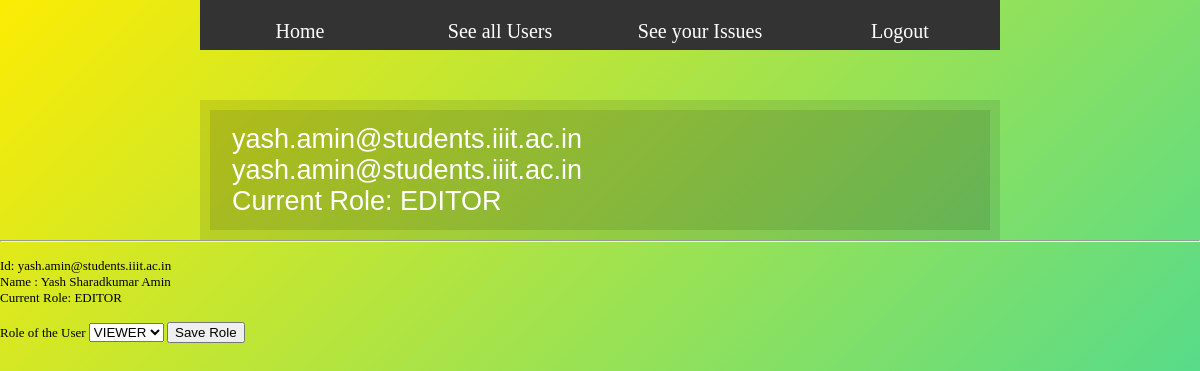
Page /changerole/1 (signed in) on the committed database.
### app.py (models this page shows, shortened)
class USERS(db.Model):
	id = db.Column(db.Integer, primary_key=True)
	username = db.Column(db.String(100), nullable=True)
	Name = db.Column(db.String(100), nullable=True)
	role = db.Column(db.String(50), nullable=True)

### app.py (the view)
@app.route('/changerole/<int:id>', methods = ['GET','POST'])
def changerole(id):
	user = USERS.query.get_or_404(id)
	if request.method == 'POST':
		user.role = request.form['role']
		try:
			db.session.commit()
			return redirect('/displayusers')
		except:
			return 'There was a problem in changing role'
	else:
		return render_template('changerole.html',username = session["username"],
		Name = session["Name"],
		Role = session["role"],
		user = user)

### templates/changerole.html (shortened to what this page needs)
{% extends 'base.html' %}
{% block body %}
<div class="content">
    <div id="mainPicture">
        <div class="picture">
            <div id="headerTitle">{{Name}}</div>
            <div id="headerTitle">{{username}}</div>
            <div id="headerTitle">Current Role: {{Role}}</div>
        </div>
    </div>
    <hr><br>
    <p class="id">Id: {{user.username}}</p>
    <p class="name">Name : {{user.Name}}</p>
    <p class="role">Current Role: {{user.role}}</p>
    <br>
    <div class="form">
        <form action="/changerole/{{user.id}}" method="POST">
            <label for="role">Role of the User</label>
            <select name="role" id="role">
              <option value="VIEWER">VIEWER</option>
            </select>
            <input type="submit" value="Save Role">
        </form>
    </div>
</div>
{% endblock %}

### static/css/main.css (style rules this page uses)
body { margin: 0; padding: 0; text-align: left; font-family:"Adobe Garamond Pro Bold", Georgia, "Times New Roman", Times, serif; font-size: 13px; background: linear-gradient(-45deg, #8ed523, #23d550, #24d6b3, #fcec03); background-size: 400% 400%; animation: gradient 15s ease infinite; }
* { margin: 0 auto 0 auto; text-align:left; }
#mainPicture { position: relative; margin-top: 50px; clear:both; width:800px; height:140px; background-color: rgba(0,0,0,0.1); }
#mainPicture .picture { font-family: "Comic Sans MS", cursive, sans-serif; position:relative; width:780px; height:120px; top:10px; margin-left:10px; background-color: rgba(0,0,0,0.1); background-repeat:no-repeat; }
#headerTitle { position:relative; text-align:left; top:14px; left:22px; font-size:27px; color:#FFFFFF; }
html, body { text-align: center; }
p { text-align: left; }

### rows in the picture
USERS: username "yash.amin@students.iiit.ac.in", role "EDITOR", Name "Yash Sharadkumar Amin"
